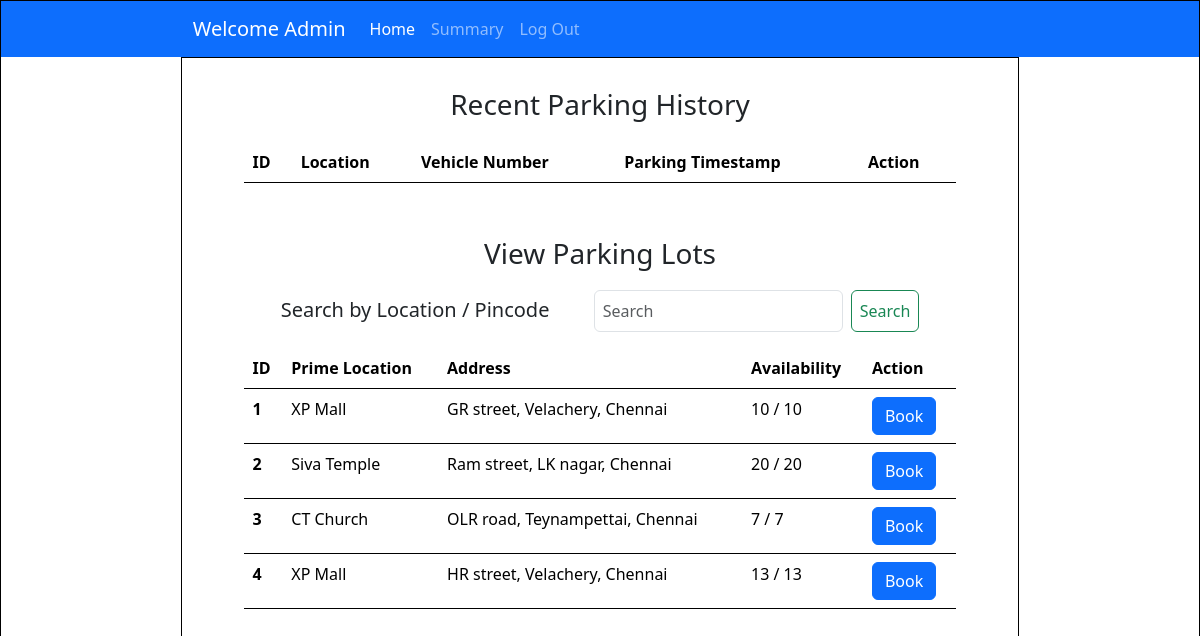
/user_dashboard (signed in), run on the app's committed database.
### controllers/models.py (models this page shows)
class User(db.Model, UserMixin):
    id = db.Column(db.Integer, primary_key=True)
    username = db.Column(db.String, unique=True, nullable = False)
    password = db.Column(db.String, nullable=False)
    name = db.Column(db.String, nullable=False)
    address = db.Column(db.String, nullable=False)
    type = db.Column(db.String, default="general")
    pincode = db.Column(db.String(6), nullable=False)
    reservations = db.relationship('Reservation', backref='user')

class ParkingLot(db.Model):
    id = db.Column(db.Integer, primary_key = True)
    prime_location_name = db.Column(db.String, nullable=False)
    price = db.Column(db.Integer, nullable=False)
    address = db.Column(db.String, nullable=False)
    pincode = db.Column(db.Integer,nullable = False)
    maximum_spots = db.Column(db.Integer, nullable=False)
    active = db.Column(db.Boolean, nullable=False, default=True)
    spots = db.relationship('ParkingSpot', backref='lot')

### controllers/controller.py (the view, shortened to what this page needs)
@app.route("/user_dashboard", methods=["GET", "POST"])
@login_required
def user_dashboard():
    lots = ParkingLot.query.all()
    lots_avl = []
    keyword = ""
    for lot in lots:
        total_spots = ParkingSpot.query.filter_by(lot_id=lot.id, active=1).count()
        available_spots = ParkingSpot.query.filter_by(lot_id=lot.id, status="A").count()
        lots_avl.append({
            "lot": lot,
            "available": available_spots,
            "total": total_spots
        })
    reservations = Reservation.query.filter_by(user_id=current_user.id)
    parking_history = []
    for event in reservations:
        lot = ParkingLot.query.filter_by(id=event.lot_id).first()
        parking_history.append({"booking": event, "lot": lot})
    return render_template("user_home.html", lots=lots_avl, user=current_user, history=parking_history)

### app.py (called while the page is built)
@login_manager.user_loader
def load_user(user_id):
    return User.query.get(int(user_id))

### templates/user_home.html (shortened to what this page needs)
<!DOCTYPE html>
<html lang="en">
<head>
    <link href="https://cdn.jsdelivr.net/npm/bootstrap@5.3.6/dist/css/bootstrap.min.css" rel="stylesheet"
>
    <link rel="stylesheet" href="../static/style.css">
</head>
<body>
    <div id="main">
        <nav class="navbar navbar-expand-lg bg-primary" data-bs-theme="dark">
            <div class="container-fluid">
                <a class="navbar-brand" href="#">Welcome {{user.name}}</a>
                <div class="collapse navbar-collapse" id="navbarNavAltMarkup">
                    <div class="navbar-nav">
                        <a class="nav-link active" aria-current="page" href="#">Home</a>
                        <a class="nav-link" href="#">Summary</a>
                        <a class="nav-link" href="/login">Log Out</a>
                    </div>
                </div>
            </div>
        </nav>
        <div id="canvas">
            <h3 style="text-align: center; margin-top: 30px; margin-bottom: 20px;">Recent Parking History</h3>
            <table class="table" style="margin: auto; width: 85%; border: 2px;">
                <thead>
                    <tr>
                        <th scope="col">ID</th>
                        <th scope="col">Location</th>
                        <th scope="col">Vehicle Number</th>
                        <th scope="col">Parking Timestamp</th>
                        <th scope="col">Action</th>
                    </tr>
                </thead>
            </table>
            <br>
            <h3 style="text-align: center; margin-top: 30px; margin-bottom: 20px;">View Parking Lots</h3>
                <div class="d-flex justify-content-evenly align-self-center flex-row mb-3" style="width: 85%; margin:auto">
                    <p class="h5 mb-0 mt-2">Search by Location / Pincode</a>
                    <form class="d-flex" role="search" method="post">
                        <input class="form-control p-2 mx-2" type="search" placeholder="Search" name="keyword" aria-label="Search" />
                        <button class="btn btn-outline-success p-2" type="submit">Search</button>
                    </form>
                </div>
            <table class="table" style="margin: auto; width: 85%; border: 2px;">
                <thead>
                    <tr>
                        <th scope="col">ID</th>
                        <th scope="col">Prime Location</th>
                        <th scope="col">Address</th>
                        <th scope="col">Availability</th>
                        <th scope="col">Action</th>
                    </tr>
                </thead>
                <tbody>
                    {% for item in lots %}
                    <tr>
                        <th scope="row">{{ item.lot.id }}</th>
                        <td>{{ item.lot.prime_location_name }}</td>
                        <td>{{ item.lot.address }}</td>
                        <td>{{ item.available }} / {{ item.total }}</td>
                        <td>
                            <div>
                                <a href="{{ url_for('book_spot', lot_id=item.lot.id) }}"
                                    class="btn btn-primary">Book</a>
                            </div>
                        </td>
                    </tr>
                    {% endfor %}
                </tbody>
            </table>
        </div>
    </div>
</body>
</html>

### static/style.css (style rules this page uses)
* { margin: 0px; }
#main, #canvas { border: 1px solid black; }
#canvas { width: 70%; margin: auto; height: 760px; }
.navbar { padding-left: 15%; padding-right: 15%; }

### data on the page
User: name "Admin"
ParkingLot: lot.id "1", lot.prime_location_name "XP Mall", lot.address "GR street, Velachery, Chennai"
ParkingLot: lot.id "2", lot.prime_location_name "Siva Temple", lot.address "Ram street, LK nagar, Chennai"
ParkingLot: lot.id "3", lot.prime_location_name "CT Church", lot.address "OLR road, Teynampettai, Chennai"
ParkingLot: lot.id "4", lot.prime_location_name "XP Mall", lot.address "HR street, Velachery, Chennai"

### other printed values
{{ item.available }} "10" "20" "7" "13"
{{ item.total }} "10" "20" "7" "13"
